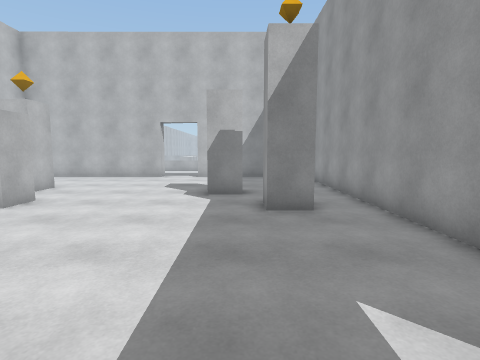
View 1 (above)

16 first-person views from a walk through a 3-D level made in the Unity game engine. The camera is 1.2 m above the floor, tilts 6° down and sees 80° across. The floor is counted in squares, 1 m on a side. Each view is taken from the middle of a square. On the plan, view 1 faces up. The plan holds only what a view shows up to about 13 squares ahead; the rest is blank. The place goes on beyond the plan. The player is left out. Door leaves are left out, so doorways stand open.

View 2
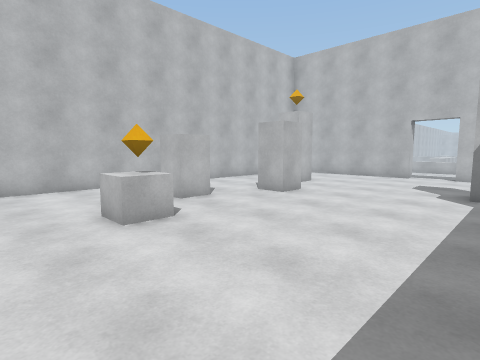

View 3
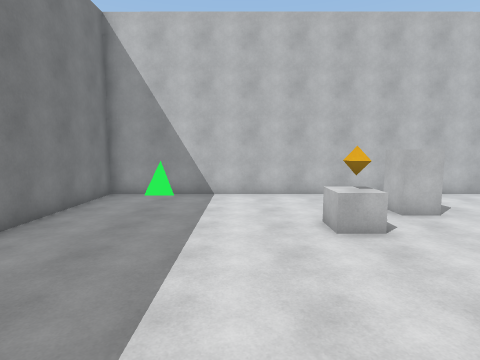

View 4
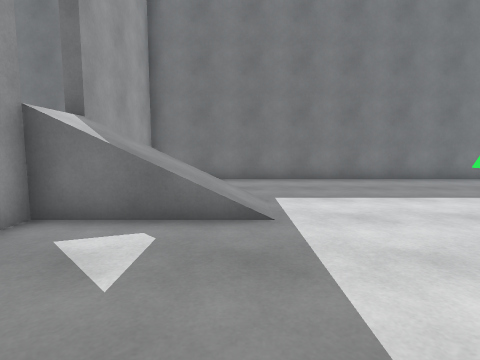

View 5
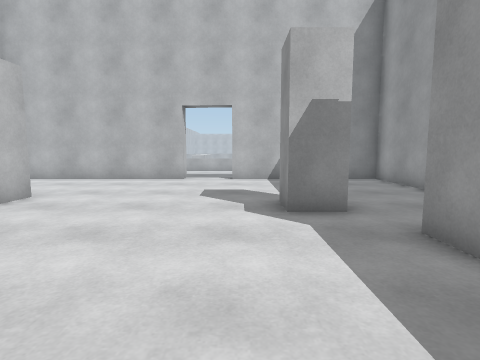

View 6
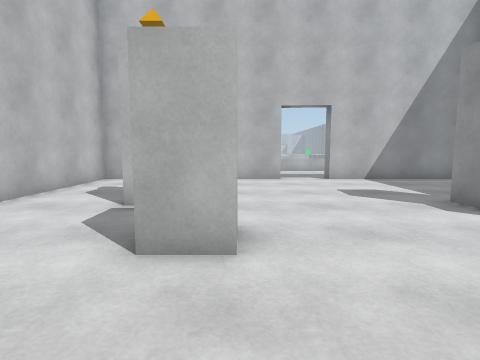

View 7
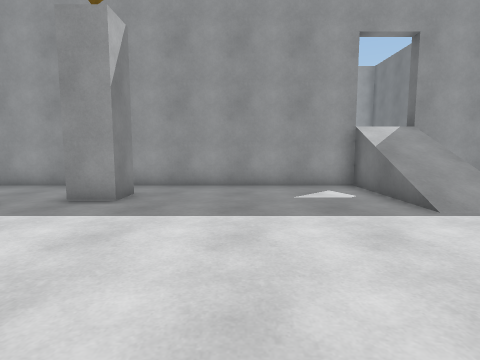

View 8
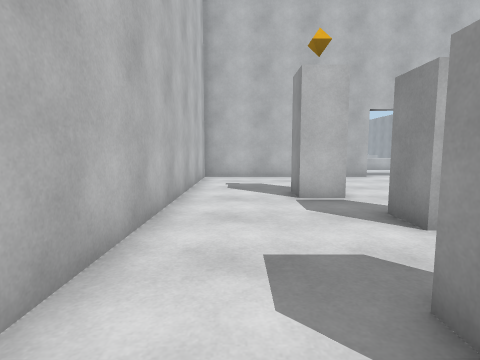

View 9
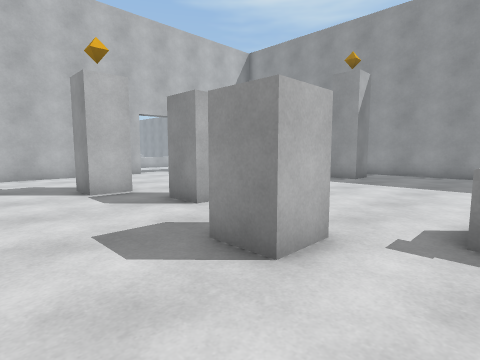

View 10
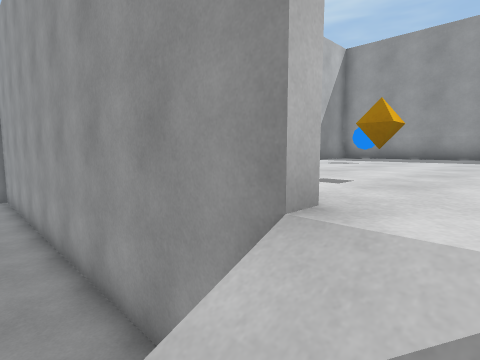

View 11
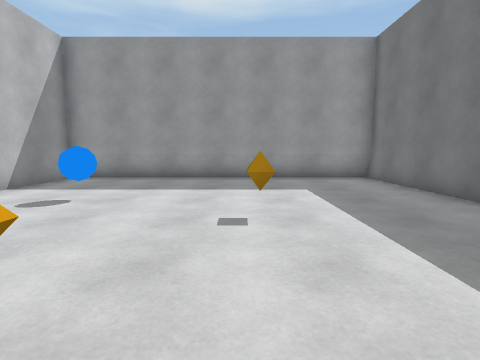

View 12
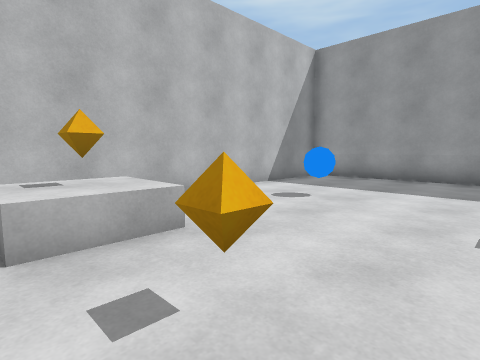

View 13
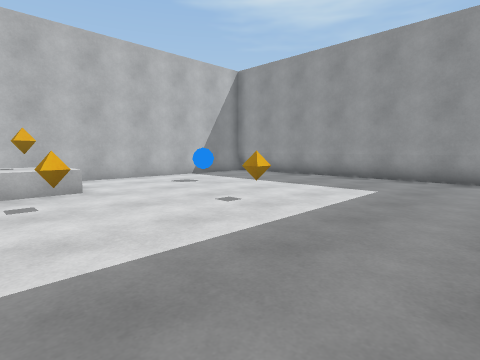

View 14
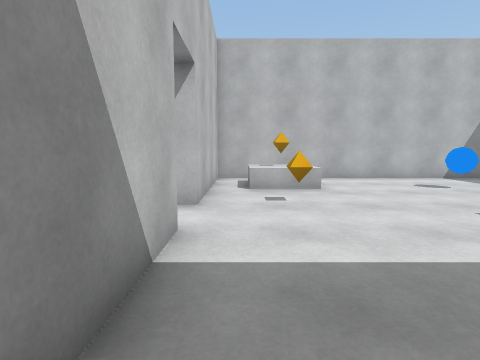

View 15
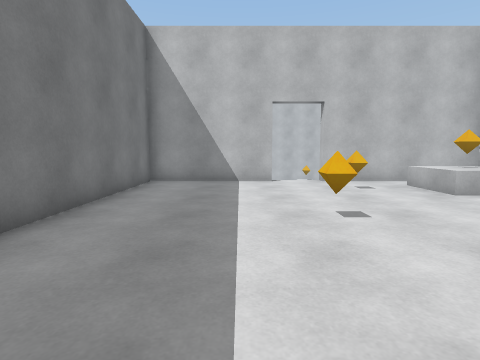

View 16
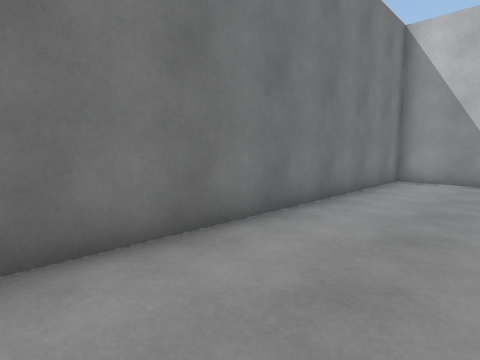

### Floor plan
Key: @ floor where view 1 was taken; # wall or solid block; . main floor; : floor 2 m higher than the main floor; / step, stairs or slope; D open door; = window, fence, low wall or low ledge; ^ raised ledge; v drop or lower ground; O other object.
Columns run from 12 left of view 1 to 17 right of it. Each row starts with its distance up from view 1.
 16 ########DD#######
 15 #...............#
 14 #...............#
 13 #...............#
 12 #...............#
 11 #...##..........#
 10 #...##.....##...#
  9 #...............#
  8 #....##......# .#
  7 #....##......##.#
  6 #...............##############
  5 #...#...........#:^^:::::::::#
  4 #...#...........#^^^:::::::::#
  3 #...............#:^^::::O::::#
  2 #....^=.........#::::::::::::#
  1 #.....^.........#::::::::::::#
  0 #...........@=v#D::::::::::::#
 -1 #...........////D::::::::::::#
 -2 #...........////#::::::::::::#
 -3 #............   #::::::::::::#
 -4 #............   #::::::::::::#
 -5 #............   #::::::::::::#
 -6 #............   #::::::::::::#
 -7 ##############################

Positions as (right, up) in squares from view 1, and headings:
1: (0, 0), facing up
2: (0, -1), facing up-left
3: (1, -1), facing left
4: (0, 5), facing down
5: (-2, 4), facing up
6: (-6, 4), facing up
7: (-6, 4), facing right
8: (-10, 3), facing up
9: (-11, 2), facing up-right
10: (2, -1), facing up-right
11: (5, -1), facing right
12: (5, -1), facing up-right
13: (5, -6), facing up-right
14: (5, -6), facing up
15: (15, -3), facing left
16: (16, -3), facing down-left
